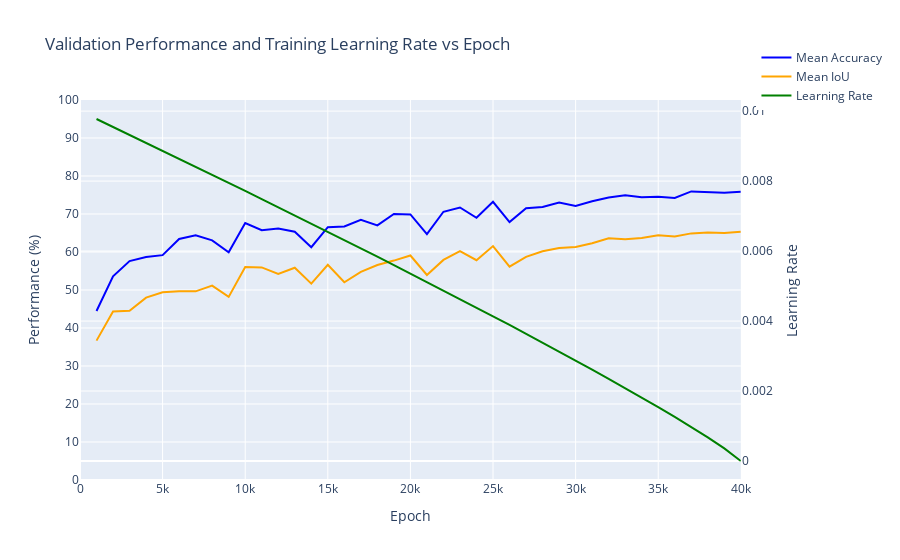

Here is the notebook cell this chart was saved with:
### Code cell
# SEBNet BaselineHead SGD, Pretrained, Batch Size 6 - 65.08 Best mIoU. Continued for extra 40k iters
# Finetuning for an extra 40k iterations may not work. This starts the learning rate schedule over, so 
# minima exploration jumps are larger. Going to keep training just for observation though.
# 65.35 Best mIoU 
log_file_path = '/home/robert.breslin/alessandro/paper_2/mmsegmentation/work_dirs/sebnet_baseline-head_1xb6_cityscapes_ce_scratch/20250821_114549/20250821_114549.log'
epochs, mIoU, mAcc, lrs = parse_log_file(log_file_path)
plot_accuracies_and_lr_interactive(epochs, mAcc, mIoU, lrs, [0,40000])
